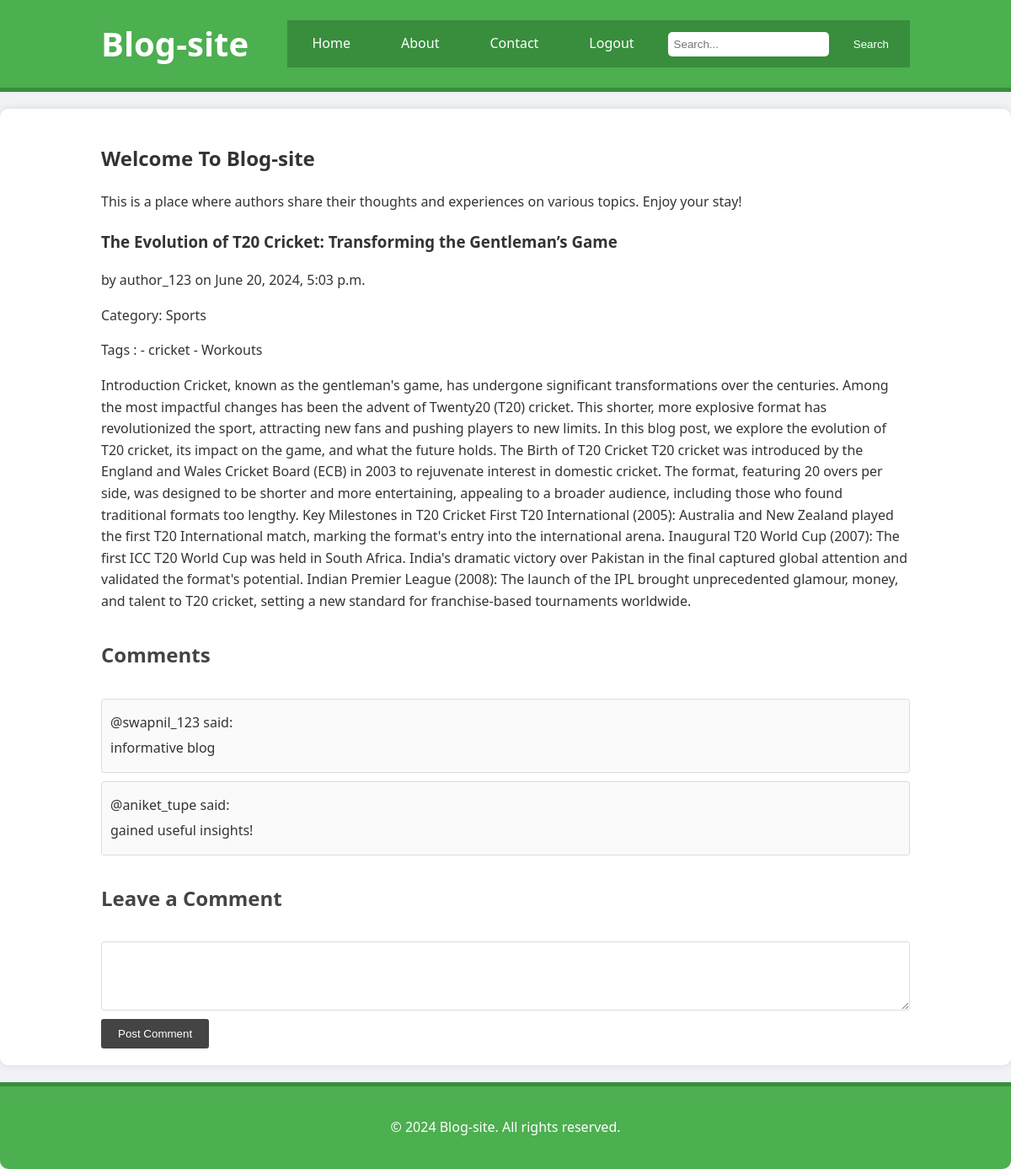
The page /home/post/1/ (signed in) on the database its author committed.
### myblog/models.py (models this page shows, shortened)
class Post(models.Model):
    title = models.CharField(max_length=255)
    content = models.TextField()
    publish_date = models.DateTimeField(auto_now_add=True)
    author = models.ForeignKey(User, on_delete=models.CASCADE, limit_choices_to={'user_type': 'author'})  # Restrict authors
    category = models.ForeignKey(Category, on_delete=models.CASCADE, null=True, blank=True)  # Optional category
    tags = models.ManyToManyField(Tag)

class User(AbstractUser):
    TYPE_CHOICES = (
        ('author', 'Author'),
        ('reader', 'Reader'),
    )
    user_type = models.CharField(max_length=10, choices=TYPE_CHOICES, default='reader')

class Category(models.Model):
    name = models.CharField(max_length=255)

class Tag(models.Model):
    name = models.CharField(max_length=50)

class Comment(models.Model):
    content = models.TextField()
    author = models.ForeignKey(User, on_delete=models.CASCADE, limit_choices_to={'user_type': 'reader'})  # Restrict to readers
    post = models.ForeignKey(Post, on_delete=models.CASCADE)

### myblog/views.py (the view)
# urls.py: path('post/<int:id>/', detail_view, name='detail'),
@login_required
def detail_view(request, id):
    post = get_object_or_404(Post, id=id)
    return render(request, 'myblog/detail_post.html', {'post': post})

### templates/myblog/detail_post.html (shortened to what this page needs)
{% extends 'base.html' %}
{% block content %}
{% load static %}
<link rel="stylesheet" type="text/css" href="{% static 'blogsite/static/css/comment_style.css' %}">
<section class="intro">
    <h2>Welcome To Blog-site</h2>
    <p>This is a place where authors share their thoughts and experiences on various topics. Enjoy your stay!</p>
</section>
<section class="posts">
    <article>
        <h3>{{ post.title }}</h3>
        <p>by {{ post.author.username }} on {{ post.publish_date }}</p>
        <p>
            Category:
            {% if post.category %}
                {{ post.category.name }}
            {% else %}
                No Category
            {% endif %}
        </p>
        <div class="tags">
            Tags :
            {% for tag in post.tags.all %}
                <span> - {{ tag.name }}   </span>
            {% endfor %}
        </div>
        <p>{{ post.content }}</p>
        <section class="comments">
            <h4>Comments</h4>
            {% for comment in post.comment_set.all %}
                <div class="comment">
                    <p>@{{ comment.author.username }}  said:</p>
                    <p>{{ comment.content }} </p>
                </div>
            {% endfor %}
        </section>
        {% if user.is_authenticated and user.user_type == 'reader' %}
            <section class="comment-form">
                <h4>Leave a Comment</h4>
                <form action="{% url 'add_comment' post.id %}" method="post">
                    <textarea name="content" rows="4" required></textarea>
                    <button type="submit">Post Comment</button>
                </form>
            </section>
        {% endif %}
    </article>
</section>
{% endblock %}

### blogsite/static/css/style.css (style rules this page uses)
body { font-family: 'Segoe UI', Tahoma, Geneva, Verdana, sans-serif; margin: 0; padding: 0; line-height: 1.6; background-color: #f0f2f5; color: #333; }

### blogsite/static/css/comment_style.css (style rules this page uses)
.comments { margin-top: 20px; }
.comments h4 { font-size: 1.5em; color: #444; }
.comments .comment { background: #fafafa; padding: 10px; margin-bottom: 10px; border: 1px solid #ddd; border-radius: 3px; }
.comments .comment p { margin: 5px 0; }
.comment-form { margin-top: 20px; }
.comment-form h4 { font-size: 1.5em; color: #444; }
.comment-form form { display: flex; flex-direction: column; }
.comment-form textarea { resize: vertical; padding: 10px; font-size: 1em; border: 1px solid #ddd; border-radius: 3px; margin-bottom: 10px; }
.comment-form button { align-self: flex-start; background: #444; color: #fff; padding: 10px 20px; border: none; border-radius: 3px; cursor: pointer; }

### templates/base.html (style rules this page uses)
body { font-family: 'Segoe UI', Tahoma, Geneva, Verdana, sans-serif; margin: 0; padding: 0; line-height: 1.6; background-color: #f0f2f5; color: #333; }

### rows shown on the page
Post: title "The Evolution of T20 Cricket: Transforming the Gentleman’s Game", author.username "author_123", publish_date "June 20, 2024, 5:03 p.m.", category.name "Sports", content "Introduction Cricket, known as the gentleman's game, has undergone significant transformations over the centuries. Among the most impactful changes has been the advent of Twenty20 (T20) cricket. This shorter, more explosive format has revolutionized the sport, attracting new fans and pushing players to new limits. In this blog post, we explore the evolution of T20 cricket, its impact on the game, and what the future holds. The Birth of T20 Cricket T20 cricket was introduced by the England and Wales Cricket Board (ECB) in 2003 to rejuvenate interest in domestic cricket. The format, featuring 20 overs per side, was designed to be shorter and more entertaining, appealing to a broader audience,…"
Tag: name "cricket"
Tag: name "Workouts"
Comment: author.username "swapnil_123", content "informative blog"
Comment: author.username "aniket_tupe", content "gained useful insights!"
